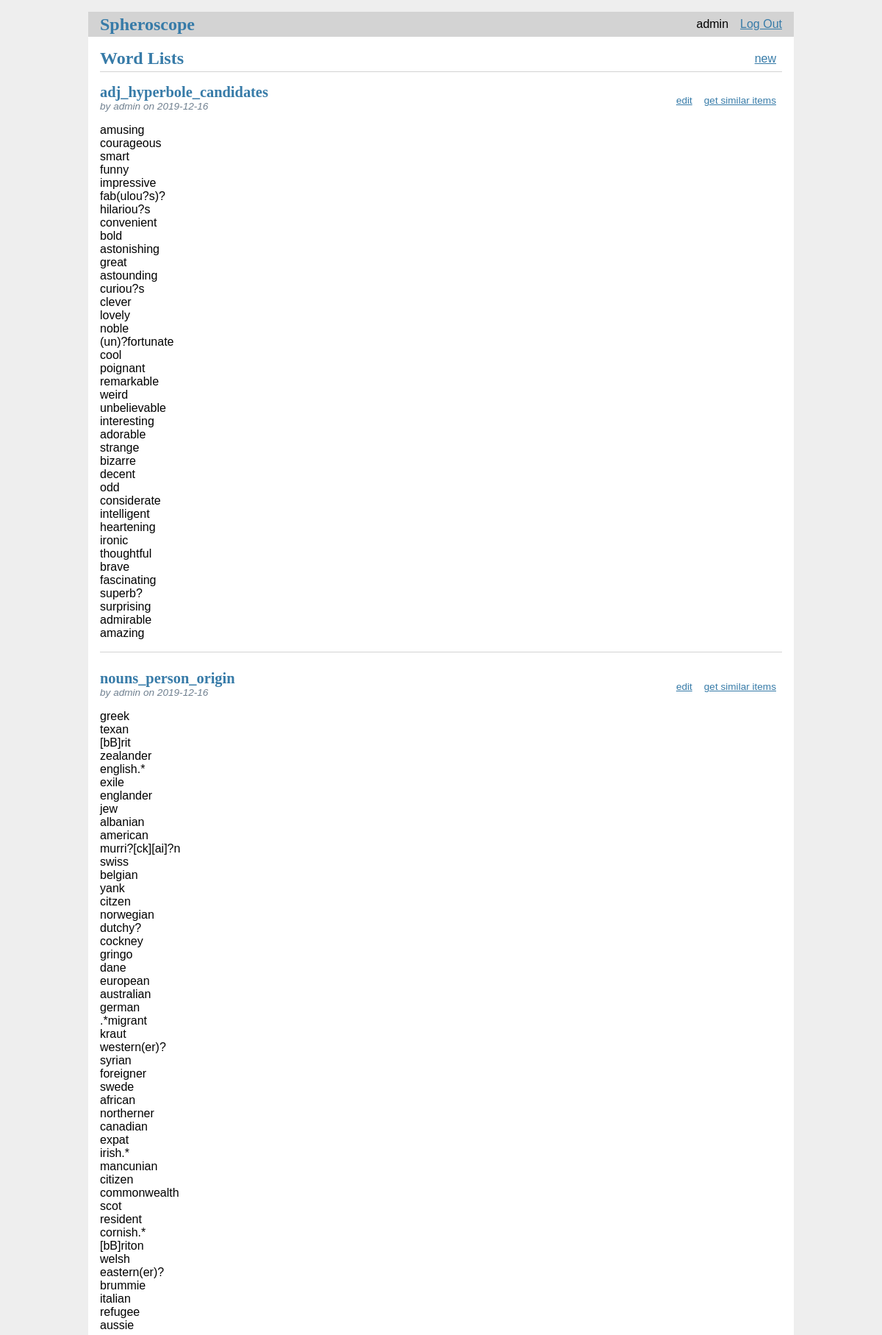
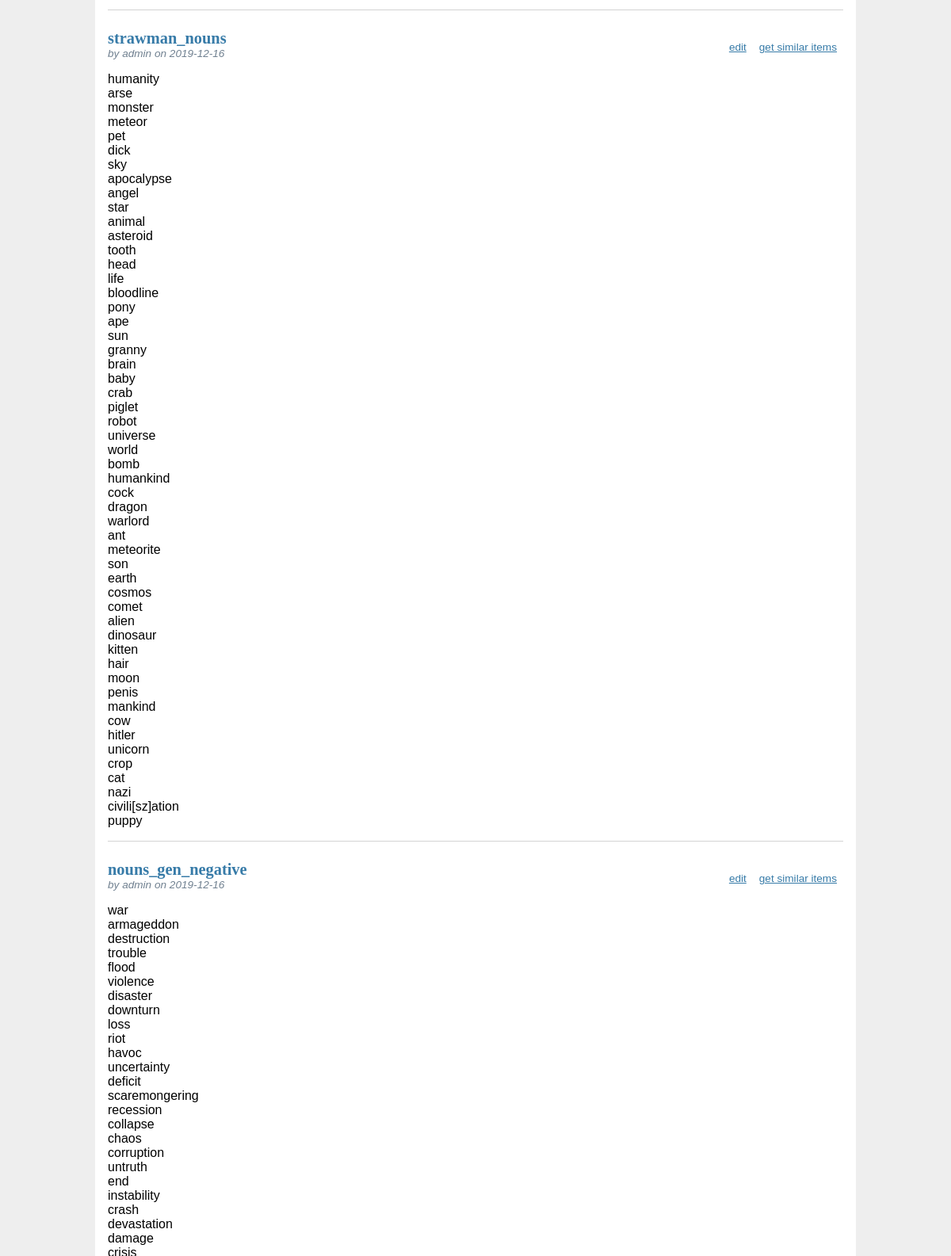
The page /word-lists/ (signed in, upper part) on the database its author committed (2 pictures, top to bottom).
### tables this page shows
CREATE TABLE users (
  id INTEGER PRIMARY KEY AUTOINCREMENT,
  username TEXT UNIQUE NOT NULL,
  password TEXT NOT NULL
);

CREATE TABLE wordlists (
  id INTEGER PRIMARY KEY AUTOINCREMENT,
  author_id INTEGER NOT NULL,
  created TIMESTAMP NOT NULL DEFAULT CURRENT_TIMESTAMP,
  title TEXT NOT NULL,
  words TEXT NOT NULL,
  FOREIGN KEY (author_id) REFERENCES users (id)
);

### spheroscope/wordlists.py (the view)
@bp.route('/')
@login_required
def index():
    db = get_db()
    wordlists = db.execute(
        'SELECT wl.id, title, words, created, author_id, username'
        ' FROM wordlists wl JOIN users u ON wl.author_id = u.id'
        ' ORDER BY created DESC'
    ).fetchall()
    return render_template('wordlists/index.html', wordlists=wordlists)

### spheroscope/auth.py (called while the page is built)
@bp.before_app_request
def load_logged_in_user():
    user_id = session.get('user_id')
    if user_id is None:
        g.user = None
    else:
        g.user = get_db().execute(
            'SELECT * FROM users WHERE id = ?', (user_id,)
        ).fetchone()

def login_required(view):
    @functools.wraps(view)
    def wrapped_view(**kwargs):
        if g.user is None:
            return redirect(url_for('auth.login'))
        return view(**kwargs)
    return wrapped_view

### spheroscope/db.py (called while the page is built)
def get_db():
    if 'db' not in g:
        g.db = sqlite3.connect(
            current_app.config['DATABASE'],
            detect_types=sqlite3.PARSE_DECLTYPES
        )
        g.db.row_factory = sqlite3.Row
    return g.db

### spheroscope/templates/wordlists/index.html
{% extends 'base.html' %}
{% block header %}
<h1>{% block title %}Word Lists{% endblock %}</h1>
{% if g.user %}
<a class="action" href="{{ url_for('wordlists.create') }}">new</a>
{% endif %}
{% endblock %}
{% block content %}
{% for wordlist in wordlists %}
<article class="post">
  <header>
    <div>
      <h1>{{ wordlist['title'] }}</h1>
      <div class="about">by {{ wordlist['username'] }} on {{ wordlist['created'].strftime('%Y-%m-%d') }}</div>
    </div>
    {% if g.user['id'] == wordlist['author_id'] %}
    <a class="action" href="{{ url_for('wordlists.update',
			    id=wordlist['id']) }}">edit</a>
    <a class="action" href="{{
        url_for('wordlists.show_similar_ones', id=wordlist['id'])
        }}">get similar items</a>
        {% endif %}
  </header>
  <p class="body">{{ wordlist['words'] }}</p>
</article>
{% if not loop.last %}
<hr>
{% endif %}
{% endfor %}
{% endblock %}

### spheroscope/templates/base.html (shortened to what this page needs)
<!doctype html>
<link rel="stylesheet" href="{{ url_for('static', filename='style.css') }}">
<nav>
  <h1><a href="{{ url_for('index') }}">Spheroscope</a></h1>
  <ul>
    {% if g.user %}
      <li><span>{{ g.user['username'] }}</span>
      <li><a href="{{ url_for('auth.logout') }}">Log Out</a>
    {% else %}
      <li><a href="{{ url_for('auth.register') }}">Register</a>
      <li><a href="{{ url_for('auth.login') }}">Log In</a>
    {% endif %}
  </ul>
</nav>
<section class="content">
  <header>
    {% block header %}{% endblock %}
  </header>
  {% block content %}{% endblock %}
</section>

### spheroscope/static/style.css (style rules this page uses)
h1 { font-family: serif; color: #377ba8; margin: 1rem 0; }
a { color: #377ba8; }
hr { border: none; border-top: 1px solid lightgray; }
nav { background: lightgray; display: flex; align-items: center; padding: 0 0.5rem; }
nav h1 { flex: auto; margin: 0; }
nav h1 a { text-decoration: none; padding: 0.25rem 0.5rem; }
nav ul { display: flex; list-style: none; margin: 0; padding: 0; }
nav ul li a, nav ul li span, header .action { display: block; padding: 0.5rem; }
.content { padding: 0 1rem 1rem; }
.content > header { border-bottom: 1px solid lightgray; display: flex; align-items: flex-end; }
.content > header h1 { flex: auto; margin: 1rem 0 0.25rem 0; }
.post > header { display: flex; align-items: flex-end; font-size: 0.85em; }
.post > header > div:first-of-type { flex: auto; }
.post > header h1 { font-size: 1.5em; margin-bottom: 0; }
.post .about { color: slategray; font-style: italic; }
.post .body { white-space: pre-line; }
.content:last-child { margin-bottom: 0; }

### rows shown on the page
users: user.username "admin"
wordlists: title "adj_hyperbole_candidates", username "admin", created "2019-12-16", words "amusing courageous smart funny impressive fab(ulou?s)? hilariou?s convenient bold astonishing great astounding curiou?s clever lovely noble (un)?fortunate cool poignant remarkable weird unbelievable interesting adorable strange bizarre decent odd considerate intelligent heartening ironic thoughtful brave fascinating superb? surprising admirable amazing"
wordlists: title "nouns_person_origin", username "admin", created "2019-12-16", words "greek texan [bB]rit zealander english.* exile englander jew albanian american murri?[ck][ai]?n swiss belgian yank citzen norwegian dutchy? cockney gringo dane european australian german .*migrant kraut western(er)? syrian foreigner swede african northerner canadian expat irish.* mancunian citizen commonwealth scot resident cornish.* [bB]riton welsh eastern(er)? brummie italian refugee aussie"
wordlists: title "strawman_nouns", username "admin", created "2019-12-16", words "humanity arse monster meteor pet dick sky apocalypse angel star animal asteroid tooth head life bloodline pony ape sun granny brain baby crab piglet robot universe world bomb humankind cock dragon warlord ant meteorite son earth cosmos comet alien dinosaur kitten hair moon penis mankind cow hitler unicorn crop cat nazi civili[sz]ation puppy"
wordlists: title "nouns_gen_negative", username "admin", created "2019-12-16"
